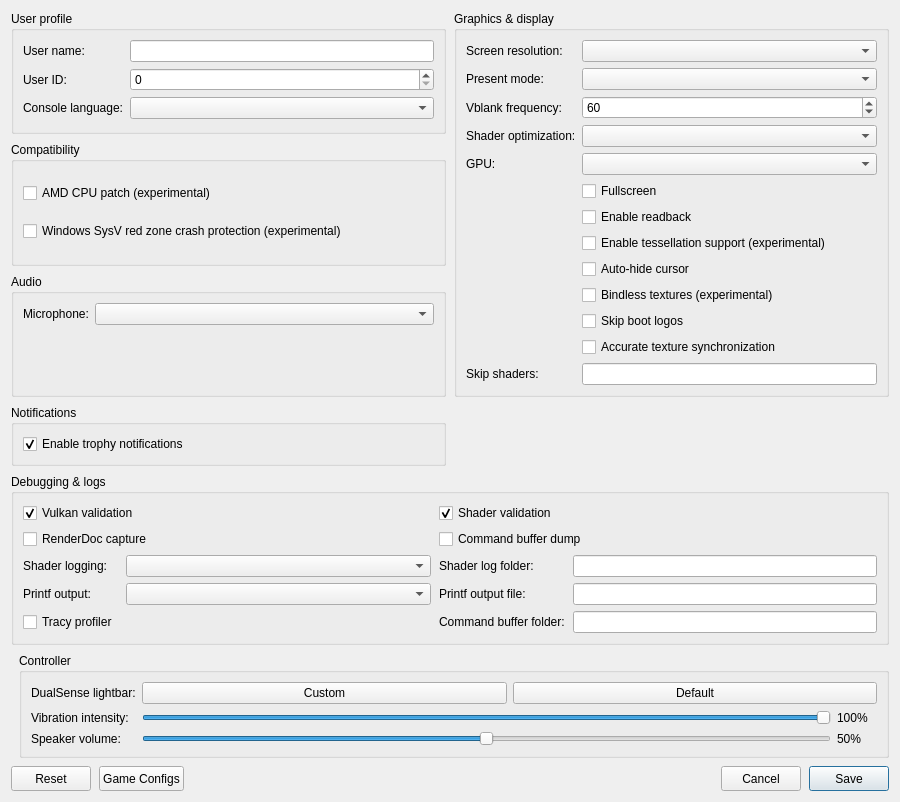
<?xml version="1.0" encoding="UTF-8"?>
<ui version="4.0">
 <class>ConfigurationEditDialog</class>
 <widget class="QDialog" name="ConfigurationEditDialog">
  <property name="geometry">
   <rect>
    <x>0</x>
    <y>0</y>
    <width>900</width>
    <height>620</height>
   </rect>
  </property>
  <property name="windowTitle">
   <string>Settings</string>
  </property>
  <property name="locale">
   <locale language="English" country="UnitedStates"/>
  </property>
  <layout class="QGridLayout" name="gridLayout">
   <property name="horizontalSpacing">
    <number>8</number>
   </property>
   <property name="verticalSpacing">
    <number>8</number>
   </property>
   <item row="0" column="0" colspan="2">
    <layout class="QGridLayout" name="sectionsLayout" columnstretch="1,1">
     <property name="horizontalSpacing">
      <number>8</number>
     </property>
     <property name="verticalSpacing">
      <number>8</number>
     </property>
     <item row="0" column="0">
      <widget class="QGroupBox" name="user_profile_group">
       <property name="title">
        <string>User profile</string>
       </property>
       <layout class="QFormLayout" name="userProfileLayout">
        <property name="fieldGrowthPolicy">
         <enum>QFormLayout::AllNonFixedFieldsGrow</enum>
        </property>
        <item row="0" column="0">
         <widget class="QLabel" name="label_user_name">
          <property name="text"><string>User name:</string></property>
         </widget>
        </item>
        <item row="0" column="1">
         <widget class="MandatoryLineEdit" name="lineEdit_user_name">
          <property name="toolTip"><string>Local user name exposed to games</string></property>
          <property name="clearButtonEnabled"><bool>true</bool></property>
         </widget>
        </item>
        <item row="1" column="0">
         <widget class="QLabel" name="label_user_id">
          <property name="text"><string>User ID:</string></property>
         </widget>
        </item>
        <item row="1" column="1">
         <widget class="QSpinBox" name="spinBox_user_id">
          <property name="toolTip"><string>Local user ID exposed to games</string></property>
          <property name="maximum"><number>2147483647</number></property>
         </widget>
        </item>
        <item row="2" column="0">
         <widget class="QLabel" name="label_console_language">
          <property name="text"><string>Console language:</string></property>
         </widget>
        </item>
        <item row="2" column="1">
         <widget class="QComboBox" name="comboBox_console_language">
          <property name="toolTip"><string>Language</string></property>
         </widget>
        </item>
       </layout>
      </widget>
     </item>
     <item row="2" column="0">
      <widget class="QGroupBox" name="audio_group">
       <property name="title"><string>Audio</string></property>
       <layout class="QFormLayout" name="audioLayout">
        <property name="fieldGrowthPolicy">
         <enum>QFormLayout::AllNonFixedFieldsGrow</enum>
        </property>
        <item row="0" column="0">
         <widget class="QLabel" name="label_audio_input_device">
          <property name="text"><string>Microphone:</string></property>
         </widget>
        </item>
        <item row="0" column="1">
         <widget class="QComboBox" name="comboBox_audio_input_device"/>
        </item>
       </layout>
      </widget>
     </item>
     <item row="0" column="1" rowspan="3">
      <widget class="QGroupBox" name="graphics_group">
       <property name="title">
        <string>Graphics &amp;&amp; display</string>
       </property>
       <layout class="QFormLayout" name="graphicsLayout">
        <property name="fieldGrowthPolicy">
         <enum>QFormLayout::AllNonFixedFieldsGrow</enum>
        </property>
        <item row="0" column="0">
         <widget class="QLabel" name="label_screen_resolution">
          <property name="text"><string>Screen resolution:</string></property>
         </widget>
        </item>
        <item row="0" column="1">
         <widget class="QComboBox" name="comboBox_screen_resolution">
          <property name="toolTip"><string>Window resolution</string></property>
         </widget>
        </item>
        <item row="1" column="0">
         <widget class="QLabel" name="label_present_mode">
          <property name="text"><string>Present mode:</string></property>
         </widget>
        </item>
        <item row="1" column="1">
         <widget class="QComboBox" name="comboBox_present_mode">
          <property name="toolTip"><string>Vulkan swapchain presentation mode</string></property>
         </widget>
        </item>
        <item row="2" column="0">
         <widget class="QLabel" name="label_vblank_frequency">
          <property name="text"><string>Vblank frequency:</string></property>
         </widget>
        </item>
        <item row="2" column="1">
         <widget class="QSpinBox" name="spinBox_vblank_frequency">
          <property name="toolTip"><string>Virtual display refresh rate used for frame pacing</string></property>
          <property name="minimum"><number>30</number></property>
          <property name="maximum"><number>360</number></property>
          <property name="value"><number>60</number></property>
         </widget>
        </item>
        <item row="3" column="0">
         <widget class="QLabel" name="label_shader_optimization">
          <property name="text"><string>Shader optimization:</string></property>
         </widget>
        </item>
        <item row="3" column="1">
         <widget class="QComboBox" name="comboBox_shader_optimization_type">
          <property name="toolTip"><string>Optimize shaders for code size or performance</string></property>
         </widget>
        </item>
        <item row="4" column="0">
         <widget class="QLabel" name="label_gpu">
          <property name="text"><string>GPU:</string></property>
         </widget>
        </item>
        <item row="4" column="1">
         <widget class="QComboBox" name="comboBox_gpu">
          <property name="toolTip"><string>Graphics device used by the emulator</string></property>
         </widget>
        </item>
        <item row="5" column="1">
         <widget class="QCheckBox" name="checkBox_fullscreen">
          <property name="toolTip"><string>Run in borderless desktop fullscreen</string></property>
          <property name="text"><string>Fullscreen</string></property>
         </widget>
        </item>
        <item row="6" column="1">
         <widget class="QCheckBox" name="checkBox_readback">
          <property name="toolTip"><string>Read back writable linear images</string></property>
          <property name="text"><string>Enable readback</string></property>
         </widget>
        </item>
        <item row="7" column="1">
         <widget class="QCheckBox" name="checkBox_tessellation">
          <property name="toolTip"><string>Draw tessellated geometry. Disabled by default; unsupported tessellation may cause crashes.</string></property>
          <property name="text"><string>Enable tessellation support (experimental)</string></property>
         </widget>
        </item>
        <item row="8" column="1">
         <widget class="QCheckBox" name="checkBox_hide_cursor">
          <property name="toolTip"><string>Hide the host cursor after 2 seconds without mouse activity</string></property>
          <property name="text"><string>Auto-hide cursor</string></property>
         </widget>
        </item>
        <item row="9" column="1">
         <widget class="QCheckBox" name="checkBox_bindless">
          <property name="toolTip"><string>Sample heap-indexed textures through bindless descriptor arrays instead of enumerating them per draw.</string></property>
          <property name="text"><string>Bindless textures (experimental)</string></property>
         </widget>
        </item>
        <item row="10" column="1">
         <widget class="QCheckBox" name="checkBox_skip_notice_screen">
          <property name="toolTip"><string>Skip startup logos and notices in supported games.</string></property>
          <property name="text"><string>Skip boot logos</string></property>
         </widget>
        </item>
        <item row="11" column="1">
         <widget class="QCheckBox" name="checkBox_sync_raw_image_buffers">
          <property name="toolTip"><string>Can fix missing textures and incorrect transparency in some games. May reduce performance.</string></property>
          <property name="text"><string>Accurate texture synchronization</string></property>
         </widget>
        </item>
        <item row="12" column="0">
         <widget class="QLabel" name="label_skip_shaders">
          <property name="text"><string>Skip shaders:</string></property>
         </widget>
        </item>
        <item row="12" column="1">
         <widget class="QLineEdit" name="lineEdit_skip_shaders">
          <property name="toolTip"><string>Guest shader hashes (hex, comma-separated) whose draws and dispatches are left out</string></property>
          <property name="clearButtonEnabled"><bool>true</bool></property>
         </widget>
        </item>
       </layout>
      </widget>
     </item>
     <item row="3" column="0">
      <widget class="QGroupBox" name="notifications_group">
       <property name="title"><string>Notifications</string></property>
       <layout class="QVBoxLayout" name="notificationsLayout">
        <item>
         <widget class="QCheckBox" name="checkBox_trophy_notifications">
          <property name="toolTip"><string>Show trophy unlock notifications and play their sound.
To use your own sound, replace the emulator's assets/sounds/trophy-unlock.wav with a WAV file and restart the game.</string></property>
          <property name="text"><string>Enable trophy notifications</string></property>
          <property name="checked"><bool>true</bool></property>
         </widget>
        </item>
       </layout>
      </widget>
     </item>
     <item row="4" column="0" colspan="2">
      <widget class="QGroupBox" name="debug_group">
       <property name="title">
        <string>Debugging &amp;&amp; logs</string>
       </property>
       <layout class="QGridLayout" name="debugLayout" columnstretch="0,1,0,1">
        <property name="horizontalSpacing"><number>8</number></property>
        <property name="verticalSpacing"><number>6</number></property>
        <item row="0" column="0" colspan="2">
         <widget class="QCheckBox" name="checkBox_vulkan_validation">
          <property name="toolTip"><string>Enable Vulkan validation layers</string></property>
          <property name="text"><string>Vulkan validation</string></property>
          <property name="checked"><bool>true</bool></property>
         </widget>
        </item>
        <item row="0" column="2" colspan="2">
         <widget class="QCheckBox" name="checkBox_shader_validation">
          <property name="toolTip"><string>Validate SPIR-V binary</string></property>
          <property name="text"><string>Shader validation</string></property>
          <property name="checked"><bool>true</bool></property>
         </widget>
        </item>
        <item row="1" column="0" colspan="2">
         <widget class="QCheckBox" name="checkBox_renderdoc_capture">
          <property name="toolTip"><string>Enable RenderDoc capture</string></property>
          <property name="text"><string>RenderDoc capture</string></property>
         </widget>
        </item>
        <item row="1" column="2" colspan="2">
         <widget class="QCheckBox" name="checkBox_cmd_dump">
          <property name="toolTip"><string>Dump command buffers</string></property>
          <property name="text"><string>Command buffer dump</string></property>
         </widget>
        </item>
        <item row="2" column="0">
         <widget class="QLabel" name="label_shader_log_direction">
          <property name="text"><string>Shader logging:</string></property>
         </widget>
        </item>
        <item row="2" column="1">
         <widget class="QComboBox" name="comboBox_shader_log_direction">
          <property name="toolTip"><string>Dump shaders to file or console window. If enabled may decrease emulator performance</string></property>
         </widget>
        </item>
        <item row="2" column="2">
         <widget class="QLabel" name="label_shader_log_folder">
          <property name="text"><string>Shader log folder:</string></property>
         </widget>
        </item>
        <item row="2" column="3">
         <widget class="MandatoryLineEdit" name="lineEdit_shader_log_folder">
          <property name="toolTip"><string>Specify directory to dump shaders</string></property>
          <property name="clearButtonEnabled"><bool>true</bool></property>
         </widget>
        </item>
        <item row="3" column="0">
         <widget class="QLabel" name="label_printf_direction">
          <property name="text"><string>Printf output:</string></property>
         </widget>
        </item>
        <item row="3" column="1">
         <widget class="QComboBox" name="comboBox_printf_direction">
          <property name="toolTip"><string>Print logs to file or console window. If enabled may decrease emulator performance</string></property>
         </widget>
        </item>
        <item row="3" column="2">
         <widget class="QLabel" name="label_printf_file">
          <property name="text"><string>Printf output file:</string></property>
         </widget>
        </item>
        <item row="3" column="3">
         <widget class="MandatoryLineEdit" name="lineEdit_printf_file">
          <property name="toolTip"><string>Specify file to dump logs</string></property>
          <property name="clearButtonEnabled"><bool>true</bool></property>
         </widget>
        </item>
        <item row="4" column="0">
         <widget class="QCheckBox" name="checkBox_profiler">
          <property name="toolTip"><string>Enable the Tracy profiler. Profiling may decrease emulator performance</string></property>
          <property name="text"><string>Tracy profiler</string></property>
         </widget>
        </item>
        <item row="4" column="2">
         <widget class="QLabel" name="label_cmd_dump_folder">
          <property name="text"><string>Command buffer folder:</string></property>
         </widget>
        </item>
        <item row="4" column="3">
         <widget class="MandatoryLineEdit" name="lineEdit_cmd_dump_folder">
          <property name="toolTip"><string>Specify directory to dump command buffers</string></property>
          <property name="clearButtonEnabled"><bool>true</bool></property>
         </widget>
        </item>
       </layout>
      </widget>
     </item>
     <item row="1" column="0">
      <widget class="QGroupBox" name="compatibility_group">
       <property name="title">
        <string>Compatibility</string>
       </property>
       <layout class="QVBoxLayout" name="compatibilityLayout">
        <item>
         <widget class="QCheckBox" name="checkBox_amd_cpu">
          <property name="toolTip"><string>Patch CPU instructions that differ between AMD and the host CPU.</string></property>
          <property name="text"><string>AMD CPU patch (experimental)</string></property>
         </widget>
        </item>
        <item>
         <widget class="QCheckBox" name="checkBox_red_zone_protection">
          <property name="toolTip"><string>Helps prevent crashes in some games on Windows</string></property>
          <property name="text"><string>Windows SysV red zone crash protection (experimental)</string></property>
         </widget>
        </item>
       </layout>
      </widget>
     </item>
    </layout>
   </item>
   <item row="1" column="1">
    <widget class="QGroupBox" name="controller_group">
     <property name="title"><string>Controller</string></property>
     <layout class="QFormLayout" name="controllerLayout">
      <property name="fieldGrowthPolicy"><enum>QFormLayout::AllNonFixedFieldsGrow</enum></property>
      <item row="0" column="0">
       <widget class="QLabel" name="label_controller_color">
        <property name="text"><string>DualSense lightbar:</string></property>
       </widget>
      </item>
      <item row="0" column="1">
       <layout class="QHBoxLayout" name="controllerColorLayout">
        <item>
         <widget class="QPushButton" name="button_controller_color">
          <property name="toolTip"><string>Choose and preview a fixed LED color. Bluetooth DualSense may take several seconds to update.</string></property>
          <property name="text"><string>Custom</string></property>
         </widget>
        </item>
        <item>
         <widget class="QPushButton" name="button_controller_color_reset">
          <property name="toolTip"><string>Let the game control the lightbar</string></property>
          <property name="text"><string>Default</string></property>
         </widget>
        </item>
       </layout>
      </item>
      <item row="1" column="0">
       <widget class="QLabel" name="label_controller_vibration">
        <property name="text"><string>Vibration intensity:</string></property>
       </widget>
      </item>
      <item row="1" column="1">
       <layout class="QHBoxLayout" name="controllerVibrationLayout">
        <item>
         <widget class="QSlider" name="slider_controller_vibration">
          <property name="toolTip"><string>Scale DualSense vibration over USB and Bluetooth</string></property>
          <property name="maximum"><number>100</number></property>
          <property name="value"><number>100</number></property>
          <property name="orientation"><enum>Qt::Horizontal</enum></property>
         </widget>
        </item>
        <item>
         <widget class="QLabel" name="label_controller_vibration_value">
          <property name="minimumSize"><size><width>40</width><height>0</height></size></property>
          <property name="text"><string>100%</string></property>
         </widget>
        </item>
       </layout>
      </item>
      <item row="2" column="0">
       <widget class="QLabel" name="label_controller_volume">
        <property name="text"><string>Speaker volume:</string></property>
       </widget>
      </item>
      <item row="2" column="1">
       <layout class="QHBoxLayout" name="controllerVolumeLayout">
        <item>
         <widget class="QSlider" name="slider_controller_volume">
          <property name="toolTip"><string>Scale the DualSense speaker over USB and Bluetooth. 50% is the previous default; 100% adds 6 dB of gain.</string></property>
          <property name="maximum"><number>100</number></property>
          <property name="value"><number>50</number></property>
          <property name="orientation"><enum>Qt::Horizontal</enum></property>
         </widget>
        </item>
        <item>
         <widget class="QLabel" name="label_controller_volume_value">
          <property name="minimumSize"><size><width>40</width><height>0</height></size></property>
          <property name="text"><string>50%</string></property>
         </widget>
        </item>
       </layout>
      </item>
     </layout>
    </widget>
   </item>
   <item row="2" column="0" colspan="2">
    <layout class="QHBoxLayout" name="buttonLayout">
     <item>
     <widget class="QPushButton" name="clear_button">
       <property name="minimumSize"><size><width>80</width><height>25</height></size></property>
       <property name="text"><string>Reset</string></property>
       <property name="toolTip"><string>Restore default settings</string></property>
      </widget>
     </item>
     <item>
      <widget class="QPushButton" name="settings_button">
       <property name="minimumSize"><size><width>80</width><height>25</height></size></property>
       <property name="text"><string>Game Configs</string></property>
       <property name="toolTip"><string>Import or export game configs</string></property>
      </widget>
     </item>
     <item>
      <spacer name="buttonSpacer">
       <property name="orientation"><enum>Qt::Horizontal</enum></property>
       <property name="sizeHint" stdset="0"><size><width>40</width><height>20</height></size></property>
      </spacer>
     </item>
     <item>
      <widget class="QPushButton" name="cancel_button">
       <property name="minimumSize"><size><width>80</width><height>25</height></size></property>
       <property name="text"><string>Cancel</string></property>
      </widget>
     </item>
     <item>
      <widget class="QPushButton" name="ok_button">
       <property name="minimumSize"><size><width>80</width><height>25</height></size></property>
       <property name="text"><string>Save</string></property>
       <property name="default"><bool>true</bool></property>
      </widget>
     </item>
    </layout>
   </item>
  </layout>
 </widget>
 <customwidgets>
  <customwidget>
   <class>MandatoryLineEdit</class>
   <extends>QLineEdit</extends>
   <header>mandatoryLineEdit.h</header>
  </customwidget>
 </customwidgets>
 <resources/>
</ui>
